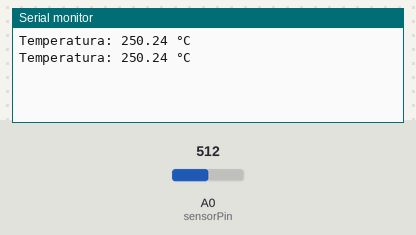
The sketch below on a simulated Arduino Uno, built with avr-gcc and run on an emulated ATmega328P. Shown: the last lines printed to the serial monitor. The inputs (shaded band) are chosen by the test bench; at power-on: A0 (sensorPin) = 512.

Above: at 1.8 s.
1.9 s: A0 (sensorPin) set to 716
At 2.8 s:
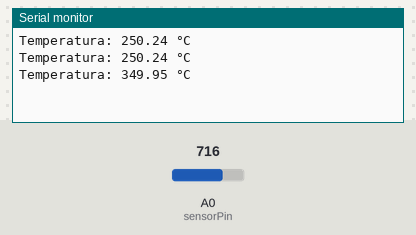
3.4 s: A0 (sensorPin) set to 900
At 4.8 s:
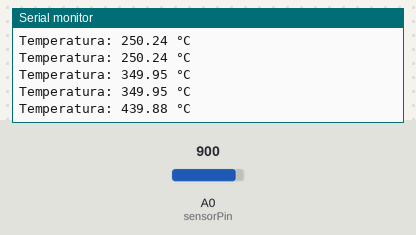
Timing chart, 0 to 6.4 s (numbered marks = the images above; inputs shaded):
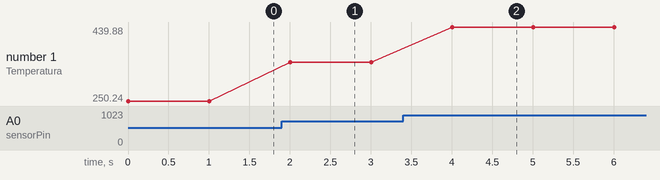

Measured:
- after the input at 1.9 s, the serial monitor: prints a new line after 0.10 s (image 1)
- after the input at 3.4 s, the serial monitor: prints a new line after 0.60 s (image 2)
- plotted number 1: 250.24 → 349.95 after the input at 1.9 s, 349.95 → 439.88 after the input at 3.4 s

The sketch:

Sensor_de_temperatura.ino
```cpp
const int sensorPin = A0;
float temperaturaCelsius;

void setup() {
    Serial.begin(9600); // Inicializa la comunicación serial
}

void loop() {
    int lecturaSensor = analogRead(sensorPin); // Lee el valor del sensor
    temperaturaCelsius = (lecturaSensor * 5.0 / 1023.0) * 100.0; // Convierte la lectura a grados Celsius

    Serial.print("Temperatura: ");
    Serial.print(temperaturaCelsius);
    Serial.println(" °C");

    delay(1000);
}
```
